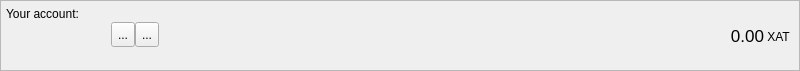
<?xml version="1.0" encoding="UTF-8"?>
<ui version="4.0">
 <class>AccountFrame</class>
 <widget class="QFrame" name="AccountFrame">
  <property name="geometry">
   <rect>
    <x>0</x>
    <y>0</y>
    <width>800</width>
    <height>71</height>
   </rect>
  </property>
  <property name="minimumSize">
   <size>
    <width>0</width>
    <height>70</height>
   </size>
  </property>
  <property name="maximumSize">
   <size>
    <width>16777215</width>
    <height>71</height>
   </size>
  </property>
  <property name="windowTitle">
   <string>Frame</string>
  </property>
  <property name="frameShape">
   <enum>QFrame::StyledPanel</enum>
  </property>
  <property name="frameShadow">
   <enum>QFrame::Plain</enum>
  </property>
  <layout class="QHBoxLayout" name="horizontalLayout_3">
   <property name="spacing">
    <number>0</number>
   </property>
   <property name="leftMargin">
    <number>5</number>
   </property>
   <property name="topMargin">
    <number>0</number>
   </property>
   <property name="rightMargin">
    <number>5</number>
   </property>
   <property name="bottomMargin">
    <number>0</number>
   </property>
   <item>
    <layout class="QVBoxLayout" name="verticalLayout_3">
     <property name="spacing">
      <number>1</number>
     </property>
     <property name="leftMargin">
      <number>0</number>
     </property>
     <property name="rightMargin">
      <number>0</number>
     </property>
     <item>
      <widget class="QLabel" name="label">
       <property name="minimumSize">
        <size>
         <width>0</width>
         <height>20</height>
        </size>
       </property>
       <property name="maximumSize">
        <size>
         <width>16777215</width>
         <height>20</height>
        </size>
       </property>
       <property name="text">
        <string>Your account:</string>
       </property>
       <property name="alignment">
        <set>Qt::AlignBottom|Qt::AlignLeading|Qt::AlignLeft</set>
       </property>
       <property name="margin">
        <number>0</number>
       </property>
       <property name="indent">
        <number>0</number>
       </property>
      </widget>
     </item>
     <item>
      <layout class="QHBoxLayout" name="horizontalLayout">
       <property name="spacing">
        <number>0</number>
       </property>
       <property name="bottomMargin">
        <number>0</number>
       </property>
       <item>
        <widget class="QLabel" name="m_addressLabel">
         <property name="sizePolicy">
          <sizepolicy hsizetype="Minimum" vsizetype="Preferred">
           <horstretch>0</horstretch>
           <verstretch>0</verstretch>
          </sizepolicy>
         </property>
         <property name="minimumSize">
          <size>
           <width>100</width>
           <height>22</height>
          </size>
         </property>
         <property name="maximumSize">
          <size>
           <width>16777215</width>
           <height>22</height>
          </size>
         </property>
         <property name="baseSize">
          <size>
           <width>0</width>
           <height>22</height>
          </size>
         </property>
         <property name="cursor">
          <cursorShape>IBeamCursor</cursorShape>
         </property>
         <property name="toolTip">
          <string>Your receiving address</string>
         </property>
         <property name="whatsThis">
          <string>This is your account address</string>
         </property>
         <property name="text">
          <string/>
         </property>
         <property name="alignment">
          <set>Qt::AlignBottom|Qt::AlignLeading|Qt::AlignLeft</set>
         </property>
         <property name="textInteractionFlags">
          <set>Qt::TextSelectableByKeyboard|Qt::TextSelectableByMouse</set>
         </property>
        </widget>
       </item>
       <item>
        <spacer name="horizontalSpacer_2">
         <property name="orientation">
          <enum>Qt::Horizontal</enum>
         </property>
         <property name="sizeType">
          <enum>QSizePolicy::Fixed</enum>
         </property>
         <property name="sizeHint" stdset="0">
          <size>
           <width>5</width>
           <height>25</height>
          </size>
         </property>
        </spacer>
       </item>
       <item>
        <widget class="QToolButton" name="m_copyButton">
         <property name="minimumSize">
          <size>
           <width>0</width>
           <height>25</height>
          </size>
         </property>
         <property name="toolTip">
          <string>Copy address</string>
         </property>
         <property name="statusTip">
          <string/>
         </property>
         <property name="whatsThis">
          <string/>
         </property>
         <property name="text">
          <string>...</string>
         </property>
         <property name="icon">
          <iconset resource="../../resources.qrc">
           <normaloff>:/icons/copy</normaloff>:/icons/copy</iconset>
         </property>
        </widget>
       </item>
       <item>
        <widget class="QToolButton" name="m_qrButton">
         <property name="minimumSize">
          <size>
           <width>0</width>
           <height>25</height>
          </size>
         </property>
         <property name="toolTip">
          <string>Show QR code</string>
         </property>
         <property name="statusTip">
          <string/>
         </property>
         <property name="text">
          <string>...</string>
         </property>
         <property name="icon">
          <iconset resource="../../resources.qrc">
           <normaloff>:/icons/qrcode</normaloff>:/icons/qrcode</iconset>
         </property>
        </widget>
       </item>
       <item>
        <spacer name="horizontalSpacer">
         <property name="orientation">
          <enum>Qt::Horizontal</enum>
         </property>
         <property name="sizeHint" stdset="0">
          <size>
           <width>0</width>
           <height>25</height>
          </size>
         </property>
        </spacer>
       </item>
       <item>
        <widget class="QLabel" name="totalBalance">
         <property name="sizePolicy">
          <sizepolicy hsizetype="Preferred" vsizetype="Preferred">
           <horstretch>0</horstretch>
           <verstretch>0</verstretch>
          </sizepolicy>
         </property>
         <property name="maximumSize">
          <size>
           <width>16777215</width>
           <height>24</height>
          </size>
         </property>
         <property name="font">
          <font>
           <pointsize>13</pointsize>
           <weight>50</weight>
           <bold>false</bold>
          </font>
         </property>
         <property name="toolTip">
          <string>Total balance</string>
         </property>
         <property name="statusTip">
          <string>Total balance</string>
         </property>
         <property name="text">
          <string>0.00</string>
         </property>
         <property name="alignment">
          <set>Qt::AlignBottom|Qt::AlignRight|Qt::AlignTrailing</set>
         </property>
         <property name="margin">
          <number>0</number>
         </property>
         <property name="textInteractionFlags">
          <set>Qt::TextSelectableByMouse</set>
         </property>
        </widget>
       </item>
       <item>
        <widget class="QLabel" name="label_2">
         <property name="sizePolicy">
          <sizepolicy hsizetype="Preferred" vsizetype="Fixed">
           <horstretch>0</horstretch>
           <verstretch>0</verstretch>
          </sizepolicy>
         </property>
         <property name="minimumSize">
          <size>
           <width>30</width>
           <height>20</height>
          </size>
         </property>
         <property name="maximumSize">
          <size>
           <width>16777215</width>
           <height>20</height>
          </size>
         </property>
         <property name="baseSize">
          <size>
           <width>-1</width>
           <height>20</height>
          </size>
         </property>
         <property name="text">
          <string> XAT</string>
         </property>
         <property name="alignment">
          <set>Qt::AlignBottom|Qt::AlignLeading|Qt::AlignLeft</set>
         </property>
         <property name="margin">
          <number>0</number>
         </property>
        </widget>
       </item>
      </layout>
     </item>
     <item>
      <widget class="QLabel" name="addressStatusLabel">
       <property name="minimumSize">
        <size>
         <width>0</width>
         <height>20</height>
        </size>
       </property>
       <property name="maximumSize">
        <size>
         <width>16777215</width>
         <height>20</height>
        </size>
       </property>
       <property name="text">
        <string/>
       </property>
       <property name="alignment">
        <set>Qt::AlignLeading|Qt::AlignLeft|Qt::AlignTop</set>
       </property>
       <property name="margin">
        <number>0</number>
       </property>
       <property name="indent">
        <number>0</number>
       </property>
      </widget>
     </item>
    </layout>
   </item>
  </layout>
 </widget>
 <resources>
  <include location="../../resources.qrc"/>
 </resources>
 <connections>
  <connection>
   <sender>m_copyButton</sender>
   <signal>clicked()</signal>
   <receiver>AccountFrame</receiver>
   <slot>copyAddress()</slot>
   <hints>
    <hint type="sourcelabel">
     <x>818</x>
     <y>26</y>
    </hint>
    <hint type="destinationlabel">
     <x>422</x>
     <y>295</y>
    </hint>
   </hints>
  </connection>
  <connection>
   <sender>m_qrButton</sender>
   <signal>clicked()</signal>
   <receiver>AccountFrame</receiver>
   <slot>showQR()</slot>
   <hints>
    <hint type="sourcelabel">
     <x>802</x>
     <y>34</y>
    </hint>
    <hint type="destinationlabel">
     <x>494</x>
     <y>35</y>
    </hint>
   </hints>
  </connection>
 </connections>
 <slots>
  <slot>copyAddress()</slot>
 </slots>
</ui>
